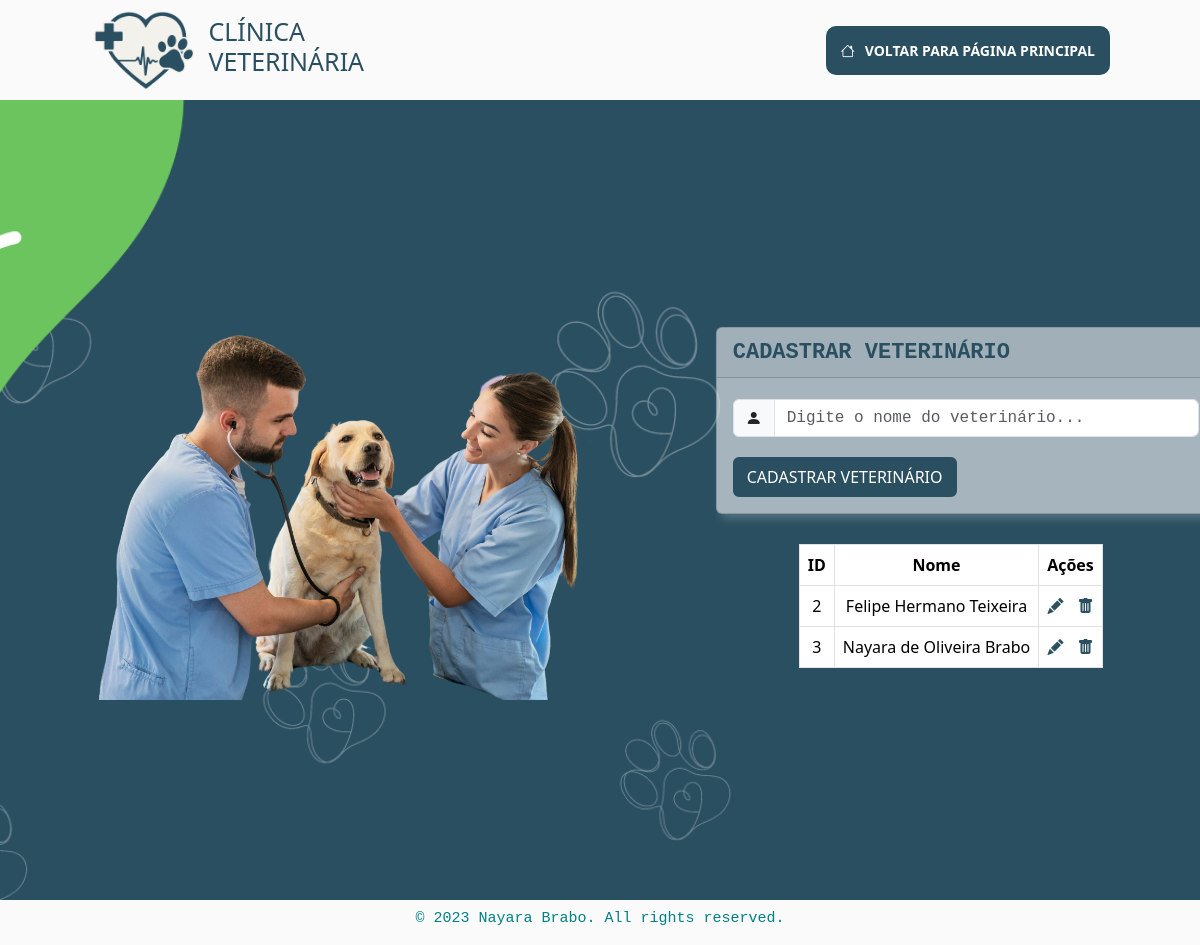
/addVet.php, run on the app's committed database.
### tables this page shows
CREATE TABLE `tbveterinario` (
  `codVet` int(11) NOT NULL,
  `nomeVet` varchar(100) NOT NULL
);

### addVet.php (the view, shortened to what this page needs)
<?php
include("conn.php");
$edit = false;
$nomeVet = '';
$veterinarios = $pdo->query('SELECT * FROM tbVeterinario')->fetchAll(PDO::FETCH_ASSOC);
?>
<!DOCTYPE html>
<html lang="pt-BR">
<head>
    <link href="https://cdn.jsdelivr.net/npm/bootstrap@5.3.3/dist/css/bootstrap.min.css" rel="stylesheet">
    <link rel="stylesheet" href="https://cdn.jsdelivr.net/npm/bootstrap-icons@1.8.1/font/bootstrap-icons.css">
    <link rel="stylesheet" href="css/style.css">
</head>
<body>
    <header>
        <div class="logo">
            <img src="img/icon.png" alt="">
            <h3 class="text-uppercase">Clínica Veterinária</h3>
        </div>
        <div class="atendimento">
            <a href="index.php"><i style="margin-right: 10px;" class="bi bi-house"></i>VOLTAR PARA PÁGINA PRINCIPAL</a>
        </div>
    </header>
    <div class="banner">
        <img src="img/vet.png" alt="">
        <div class="cadastro">
            <div class="card">
                <div class="card-header font-monospace"><?php echo $edit ? 'EDITAR VETERINÁRIO' : 'CADASTRAR VETERINÁRIO'; ?></div>
                <div class="card-body">
                    <form action="" method="POST">
                        <div class="input-group flex-nowrap">
                            <span class="input-group-text" id="addon-wrapping"><i class="bi bi-person-fill"></i></span>
                            <input type="text" class="form-control font-monospace" placeholder="Digite o nome do veterinário..." aria-label="Username" aria-describedby="addon-wrapping" name="nomeVet" value="<?php echo htmlspecialchars($nomeVet); ?>" required>
                        </div>
                        <input type="submit" value="<?php echo $edit ? 'EDITAR VETERINÁRIO' : 'CADASTRAR VETERINÁRIO'; ?>" class="btn btn-primary">
                    </form>
                </div>
            </div>
            <div class="table-container">
                <table class="table table-bordered">
                    <thead>
                        <tr>
                            <th>ID</th>
                            <th>Nome</th>
                            <th>Ações</th>
                        </tr>
                    </thead>
                    <tbody>
                        <?php foreach ($veterinarios as $vet) : ?>
                            <tr>
                                <td><?php echo htmlspecialchars($vet['codVet']); ?></td>
                                <td><?php echo htmlspecialchars($vet['nomeVet']); ?></td>
                                <td>
                                    <a href="addVet.php?edit=<?php echo $vet['codVet']; ?>" class="edit-btn"><i style="margin-right: 10px;" class="bi bi-pencil-fill"></i></a>
                                    <a href="addVet.php?delete=<?php echo $vet['codVet']; ?>" class="delete-btn"><i class="bi bi-trash-fill"></i></a>
                                </td>
                            </tr>
                        <?php endforeach; ?>
                    </tbody>
                </table>
            </div>
        </div>
    </div>
    <footer>
        <h5 class="font-monospace" style="font-size: 15px; color: #008186;">&copy; 2023 Nayara Brabo. All rights reserved.</h5>
    </footer>
</body>
</html>

### css/style.css (style rules this page uses)
body { display: flex; flex-direction: column; justify-content: end; align-items: center; }
header { display: flex; justify-content: space-between; align-items: center; background-color: #fafafa; height: 100px; width: 100vw; }
.logo { display: flex; align-items: center; }
.logo img { margin-left: 90px; margin-right: 10px; height: 80px; }
.logo h3 { width: 100px; color: #2a4f61; font-size: 25px; }
.atendimento { margin-right: 90px; }
.atendimento a { padding: 15px; border-radius: 10px; color: white; font-weight: bold; font-size: 14px; text-decoration: none; background-color: #2a4f61; transition: all 0.3s; position: relative; }
.banner { display: flex; justify-content: center; align-items: center; width: 100vw; height: 100vh; }
.banner::before { content: ""; background-image: url(../img/background.png); background-repeat: no-repeat; background-size: cover; background-position: center; width: 100vw; height: 100vh; position: absolute; z-index: -1; }
.banner img { margin-left: 20px; height: 400px; }
.card { margin: 10px; width: 500px; background-color: rgb(250, 250, 250, 0.6); box-shadow: 5px 5px 10px 0px rgba(255, 255, 255, 0.2); }
.card-header { font-size: 22px; font-weight: bold; color: #2a4f61; }
.input-group { margin-top: 5px; margin-bottom: 20px; }
.btn { background-color: #2a4f61; border: 2px #2a4f61 solid; transition: all 0.3s; position: relative; }
.cadastro { display: flex; flex-direction: column; justify-content: center; align-items: center; }
.table-container { margin-top: 20px; margin-right: 30px; }
table { background-color: #fafafa; color: #2a4f61; }
table th, table td { padding: 10px; text-align: center; }
.edit-btn, .delete-btn { color: #2a4f61; }
footer { display: flex; justify-content: center; align-items: center; background-color: #fafafa; height: 45px; width: 100vw; }

### data on the page
tbveterinario: codVet "2", nomeVet "Felipe Hermano Teixeira"
tbveterinario: codVet "3", nomeVet "Nayara de Oliveira Brabo"
